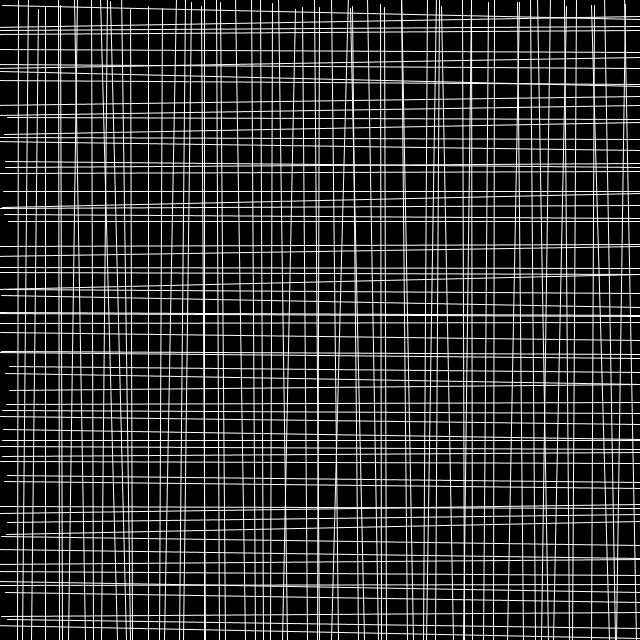
Frame 1 (no input)
Frame 60 (the mouse pressed at the canvas centre just before this capture): identical to frame 1, image omitted
Frame 120 (the mouse held since frame 60 and released just before this capture): identical to frame 1, image omitted

The Processing sketch that drew this single still picture (run headless with seeded random() and noise(); from frame 60 on, the mouse is pressed at the canvas centre):

// Processing sketch: grid_uneven2mouseDragged
// ── grid_uneven2mouseDragged.pde

void setup() {
  size(640,640);
  background(0);
    
  drawGrid(10, 255); 
}

void doDraw() {
  fill(0);
  rect(0,0,width,height);
  drawGrid(13, 128);
}

void draw() {
  
}



void drawGrid(int n, int shadeofgray) {

  stroke(shadeofgray, shadeofgray, shadeofgray, 255);
  strokeWeight(1);
  
  for (int i=n; i<height; i=i+n) {
    line(
      int(random(-n, n)), 
      int(random(i-n, i+n)), 
      width, 
      int(random(i-n, i+n))
    );  
  }
  
  for (int i=n; i<width; i=i+n) {
    line(int(random(i-n, i+n)), 
    int(random(-n, n)), 
    int(random(i-n, i+n)), 
    height);  
  }
}


void mouseDragged() {
  doDraw();
}
